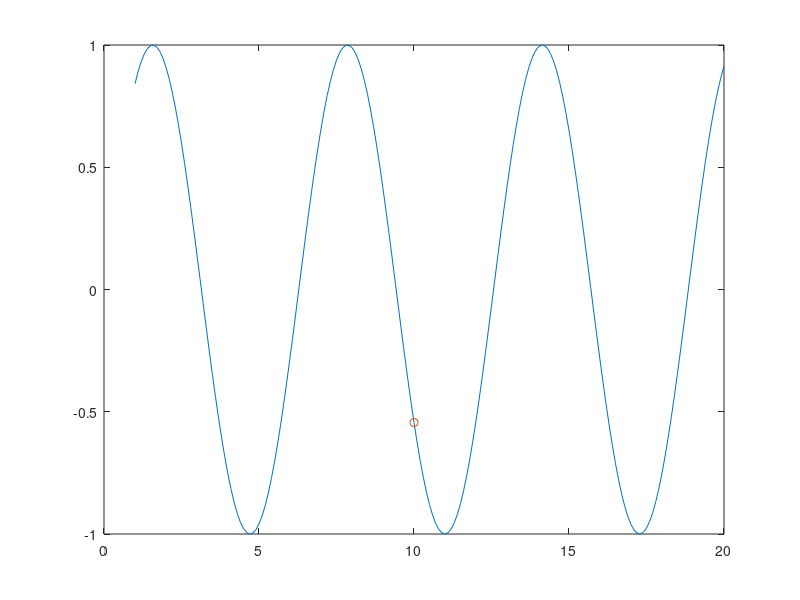

The MATLAB script that drew this image:
%example  
X = 1:0.1:20;
Y = sin(X);
index = find(X==10);
Y_point = Y(index)    
% See graphically    
plot(X,Y,X(index),Y_point,'o');